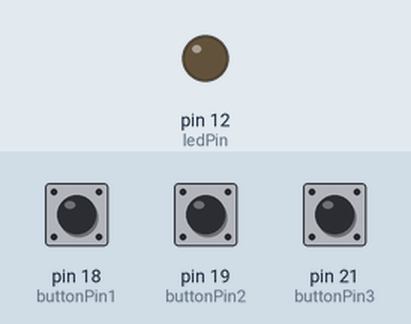
Simulated run of this sketch. Board: Arduino Mega 2560, built with avr-gcc and run on an emulated ATmega2560. Parts: output pins drawn as LEDs (lit = HIGH). Dashed ring = blinking. Inputs (shaded band) come from the test bench; at power-on: pin 18 (buttonPin1) LOW, pin 21 (buttonPin3) LOW, pin 19 (buttonPin2) LOW.

Above: at 1.2 s.
1.3 s: pin 18 (buttonPin1) pulled HIGH for 0.15 s
At 2.1 s:
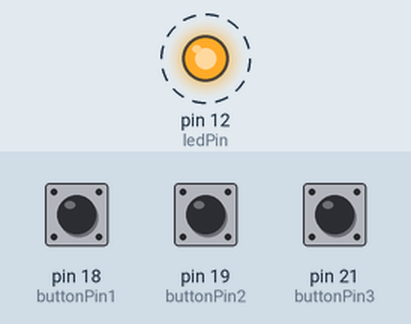
4.4 s: pin 21 (buttonPin3) pulled HIGH for 3.2 s
At 4.75 s:
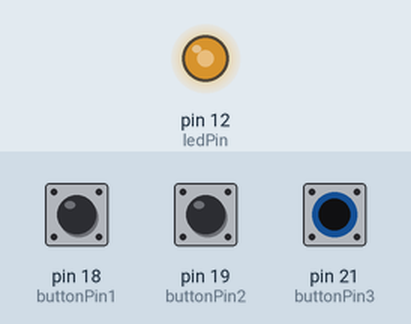
9.1 s: pin 19 (buttonPin2) pulled HIGH for 0.15 s
At 10.0 s:
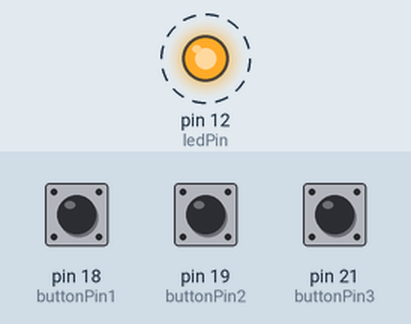
12.2 s: pin 21 (buttonPin3) pulled HIGH for 0.15 s
14.7 s: pin 18 (buttonPin1) pulled HIGH for 1 s
At 15.5 s:
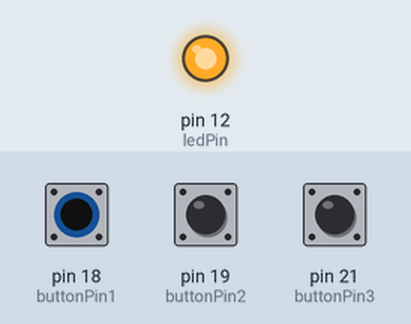
18.7 s: pin 21 (buttonPin3) pulled HIGH for 1 s
Timing chart, 0 to 21.7 s (numbered marks = the images above; inputs shaded):
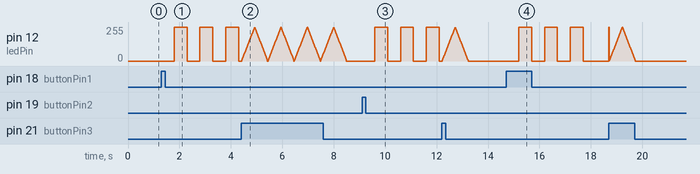

The sketch:

interrupt_copy_20251116193941.ino
```cpp
const int ledPin = 12;
const int interruptPin = 23;
volatile bool interrupt = false;

const int buttonPin1 = 18;
const int buttonPin2 = 19;
const int buttonPin3 = 21;

bool lastState1 = LOW;
bool lastState2 = LOW;
bool lastState3 = LOW;

unsigned long previousMillis1 = 0;
unsigned long previousMillis2 = 0;
unsigned long previousMillis3 = 0;

int step1 = 0;
int step2 = 0;
int secuenciaActiva = 0;

int tiempo1[] = {500,500,500,500,500,500,1000,1000,1000,1000,1000,1000,500,500,500,500,500,500};
int tiempo2[] = {500,500,500,500,500,500,500,500,500,500,500,500,500,500};
int secuenciaLength1 = sizeof(tiempo1) / sizeof(tiempo1[0]);
int secuenciaLength2 = sizeof(tiempo2) / sizeof(tiempo2[0]);
int fadeValue = 0;
int fadeDirection = 1;
const int fadeInterval = 10;
bool fadeActive = false;
int ledState = 0;

void interrupcionBoton();

void setup() {
  pinMode(ledPin, OUTPUT);
  pinMode(buttonPin1, INPUT);
  pinMode(buttonPin2, INPUT);
  pinMode(buttonPin3, INPUT);
  pinMode(interruptPin, INPUT_PULLUP);
  Serial.begin(115200);
  attachInterrupt(digitalPinToInterrupt(interruptPin), interrupcionBoton, FALLING);
}

void loop() {
  if (interrupt) {
    analogWrite(ledPin, 0);
    Serial.println("Interrupción activada: LED apagado");
    interrupt = false;
    secuenciaActiva = 0;
    fadeActive = false;
    step1 = 0;
    step2 = 0;
    fadeValue = 0;
    ledState = 0;
  }

  bool b1 = digitalRead(buttonPin1);
  bool b2 = digitalRead(buttonPin2);
  bool b3 = digitalRead(buttonPin3);
  unsigned long currentMillis = millis();

  if (b1 == HIGH && lastState1 == LOW) {
    secuenciaActiva = 1;
    step1 = 0;
    previousMillis1 = currentMillis;
    fadeActive = false;
    ledState = 0;
  }

  if (b2 == HIGH && lastState2 == LOW) {
    secuenciaActiva = 2;
    step2 = 0;
    previousMillis2 = currentMillis;
    fadeActive = false;
    ledState = 0;
  }

  if (b3 == HIGH && !fadeActive) {
    fadeActive = true;
    fadeValue = 0;
    fadeDirection = 1;
    previousMillis3 = currentMillis;
    secuenciaActiva = 0;
  }

  lastState1 = b1;
  lastState2 = b2;
  lastState3 = b3;


  if (secuenciaActiva == 1) {
    if (currentMillis - previousMillis1 >= tiempo1[step1]) {
      previousMillis1 = currentMillis;
      ledState = (ledState == 0) ? 255 : 0;
      analogWrite(ledPin, ledState);
      step1++;
      if (step1 >= secuenciaLength1) {
        secuenciaActiva = 0;
        analogWrite(ledPin, 0);
        ledState = 0;
      }
    }
  }

  if (secuenciaActiva == 2) {
    if (currentMillis - previousMillis2 >= tiempo2[step2]) {
      previousMillis2 = currentMillis;
      ledState = (ledState == 0) ? 255 : 0;
      analogWrite(ledPin, ledState);
      step2++;
      if (step2 >= secuenciaLength2) {
        secuenciaActiva = 0;
        analogWrite(ledPin, 0);
        ledState = 0;
      }
    }
  }

  if (fadeActive) {
    if (currentMillis - previousMillis3 >= fadeInterval) {
      previousMillis3 = currentMillis;
      analogWrite(ledPin, fadeValue);
      fadeValue += fadeDirection * 5;

      if (fadeValue >= 255) {
        fadeValue = 255;
        fadeDirection = -1;
      } else if (fadeValue <= 0) {
        fadeValue = 0;
        fadeActive = false;
        analogWrite(ledPin, 0);
      }
    }
  }
}

void interrupcionBoton() {
  interrupt = true;
}
```

Measured:
- after the input at 1.3 s, pin 12 (ledPin): alternates 255/255 for 0.50 s and 0/255 for 0.50 s, starting after 0.50 s
- after the input at 9.1 s, pin 12 (ledPin): alternates 255/255 for 0.50 s and 0/255 for 0.50 s, starting after 0.50 s
- after the input at 14.7 s, pin 12 (ledPin): 0/255 → 255/255 after 0.50 s, then repeats every 1.0 s: 0/255 0.50 s, 255/255 0.50 s
